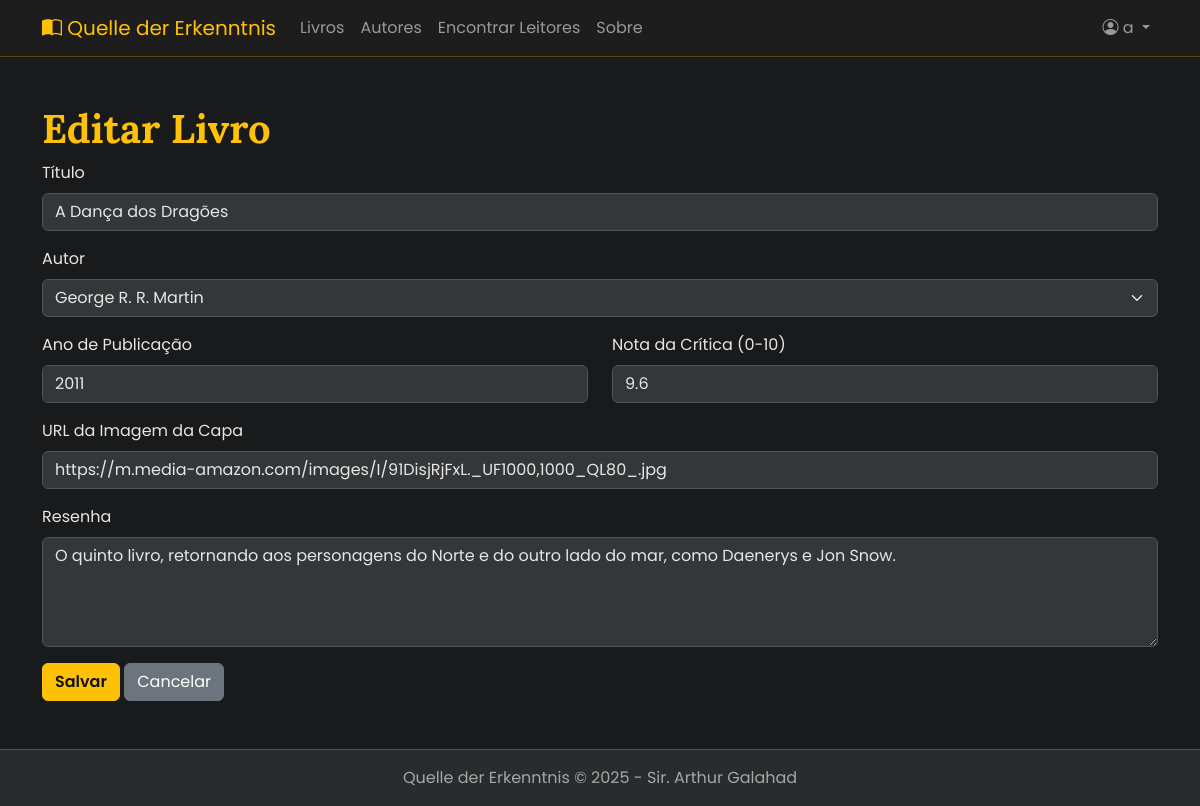
Page /books/93/edit (signed in) on the committed database.
### tables this page shows
CREATE TABLE users (
  id INTEGER PRIMARY KEY AUTOINCREMENT,
  username TEXT UNIQUE NOT NULL,
  password_hash TEXT NOT NULL,
  bio TEXT,
  pfp_url TEXT DEFAULT 'https://upload.wikimedia.org/wikipedia/commons/thumb/a/a4/Le_Penseur_by_Rodin_%28Kunsthalle_Bielefeld%29_2014-04-10.JPG/1200px-Le_Penseur_by_Rodin_%28Kunsthalle_Bielefeld%29_2014-04-10.JPG',
  created_at TIMESTAMP NOT NULL DEFAULT CURRENT_TIMESTAMP
);

CREATE TABLE books (
  id INTEGER PRIMARY KEY AUTOINCREMENT,
  title TEXT NOT NULL,
  publication_year INTEGER,
  review TEXT,
  critic_score REAL,
  cover_image_url TEXT,
  author_id INTEGER NOT NULL, 
  FOREIGN KEY (author_id) REFERENCES authors (id)
);

### app/routes.py (the view)
@bp.route('/books/<int:book_id>/edit', methods=('GET', 'POST'))
@login_required
def edit_book(book_id):
    book = book_service.get_book_by_id(book_id)
    if book is None: abort(404)
    if request.method == 'POST':
        book_service.update_book(book_id, request.form)
        flash('Livro atualizado com sucesso!', 'success')
        return redirect(url_for('main.book_detail', book_id=book_id))
    authors = author_service.get_all_authors()
    return render_template('books/form_book.html', book=book, authors=authors)

### app/database.py (called while the page is built)
def get_db():
    if 'db' not in g:
        g.db = sqlite3.connect(
            current_app.config['DATABASE'],
            detect_types=sqlite3.PARSE_DECLTYPES
        )
        g.db.row_factory = sqlite3.Row
        g.db.create_function("unaccent", 1, unaccent_function)
    return g.db

### app/repositories.py (called while the page is built)
    def find_by_id(self, user_id):
        return get_db().execute('SELECT * FROM users WHERE id = ?', (user_id,)).fetchone()

    def get_friend_requests(self, user_id):
        return get_db().execute(
            """SELECT u.id, u.username, u.pfp_url FROM friendships f
               JOIN users u ON f.requester_id = u.id
               WHERE f.addressee_id = ? AND f.status = 'pending'""",
            (user_id,)
        ).fetchall()

    def find_by_id(self, book_id):
        return get_db().execute(f'{self._BASE_QUERY} WHERE b.id = ?', (book_id,)).fetchone()

    def find_all(self):
        return get_db().execute('SELECT * FROM authors ORDER BY name').fetchall()

### app/routes.py (called while the page is built)
def login_required(view):
    @functools.wraps(view)
    def wrapped_view(**kwargs):
        if g.user is None:
            flash('Você precisa estar logado para acessar esta página.', 'warning')
            return redirect(url_for('main.login'))
        return view(**kwargs)
    return wrapped_view

@bp.before_app_request
def load_logged_in_user():
    user_id = session.get('user_id')
    if user_id is None:
        g.user = None
        g.friend_requests = []
    else:
        g.user = user_service.repo.find_by_id(user_id)
        if g.user:
            g.friend_requests = user_service.get_friend_requests(g.user['id'])
        else:
            g.friend_requests = []

### app/services.py (called while the page is built)
    def get_friend_requests(self, user_id):
        return self.repo.get_friend_requests(user_id)

    def get_book_by_id(self, book_id):
        return self.repo.find_by_id(book_id)

    def get_all_authors(self):
        return self.repo.find_all()

### app/templates/books/form_book.html (shortened to what this page needs)
{% extends 'base.html' %}
{% set form_title = 'Adicionar Novo Livro' if not book else 'Editar Livro' %}
{% block content %}
<h1>{{ form_title }}</h1>
<form method="POST">
    <div class="mb-3">
        <label for="title" class="form-label">Título</label>
        <input type="text" class="form-control" id="title" name="title" value="{{ book.title if book else '' }}" required />
    </div>
    <div class="mb-3">
        <label for="author_id" class="form-label">Autor</label>
        <select class="form-select" id="author_id" name="author_id" required>
            {% for author in authors %}
            <option value="{{ author.id }}" {% if book and book.author_id == author.id %}selected{% endif %}>
                {{ author.name }}
            </option>
            {% endfor %}
        </select>
    </div>
    <div class="row">
        <div class="col-md-6 mb-3">
            <label for="publication_year" class="form-label">Ano de Publicação</label>
            <input type="number" class="form-control" id="publication_year" name="publication_year" value="{{ book.publication_year if book else '' }}" />
        </div>
        <div class="col-md-6 mb-3">
            <label for="critic_score" class="form-label">Nota da Crítica (0-10)</label>
            <input type="number" step="0.1" min="0" max="10" class="form-control" id="critic_score" name="critic_score" value="{{ book.critic_score if book else '' }}" />
        </div>
    </div>
    <div class="mb-3">
        <label for="cover_image_url" class="form-label">URL da Imagem da Capa</label>
        <input type="url" class="form-control" id="cover_image_url" name="cover_image_url" value="{{ book.cover_image_url if book else '' }}" />
    </div>
    <div class="mb-3">
        <label for="review" class="form-label">Resenha</label>
        <textarea class="form-control" id="review" name="review" rows="4">{{ book.review if book else '' }}</textarea>
    </div>
    <button type="submit" class="btn btn-primary">Salvar</button>
    <a href="{{ url_for('main.list_books') }}" class="btn btn-secondary">Cancelar</a>
</form>
{% endblock %}

### app/templates/partials/_navbar.html (shortened to what this page needs)
<nav class="navbar navbar-expand-lg bg-body-tertiary border-bottom" data-bs-theme="dark" style="position: relative; z-index: 1030;">
    <div class="container">
      <a class="navbar-brand" href="{{ url_for('main.index') }}">
        <i class="bi bi-book-half"></i> Quelle der Erkenntnis
      </a>
      <div class="collapse navbar-collapse" id="navbarNav">
        <ul class="navbar-nav me-auto mb-2 mb-lg-0">
          <li class="nav-item">
            <a class="nav-link" href="{{ url_for('main.list_books') }}">Livros</a>
          </li>
          <li class="nav-item">
            <a class="nav-link" href="{{ url_for('main.list_authors') }}">Autores</a>
          </li>
          <li class="nav-item">
            <a class="nav-link" href="{{ url_for('main.users_list') }}">Encontrar Leitores</a>
          </li>
           <li class="nav-item">
            <a class="nav-link" href="{{ url_for('main.about') }}">Sobre</a>
          </li>
        </ul>
        <ul class="navbar-nav">
          {% if g.user %}
            <li class="nav-item dropdown">
              <a class="nav-link dropdown-toggle" href="#" role="button" data-bs-toggle="dropdown" aria-expanded="false">
                <i class="bi bi-person-circle"></i>
                {{ g.user.username }}
              </a>
            </li>
          {% endif %}
        </ul>
      </div>
    </div>
</nav>

### app/static/css/style.css (style rules this page uses)
:root { --color-background: #181a1b; --color-surface: #282c2e; --color-primary: #ffc107; --color-primary-hover: #ffd54f; --color-text: #e8e6e3; --color-text-secondary: #a8a6a3; --font-primary: 'Poppins', sans-serif; --font-secondary: 'Lora', serif; --border-radius: 8px; --shadow: 0 4px 20px rgba(0, 0, 0, 0.5); }
body { background-color: var(--color-background); color: var(--color-text); font-family: var(--font-primary); }
h1, h2, h3, h4, h5, h6 { font-family: var(--font-secondary); font-weight: 700; }
h1, h2, .navbar-brand { color: var(--color-primary); }
a { color: var(--color-primary); text-decoration: none; transition: color 0.2s ease; }
.navbar { background-color: rgba(30, 30, 30, 0.9) !important; backdrop-filter: blur(5px); border-bottom: 1px solid rgba(255, 193, 7, 0.25) !important; position: relative; z-index: 1030; }
.form-control, .form-select { background-color: #33373a; color: var(--color-text); border: 1px solid #555; }
.btn-primary { background-color: var(--color-primary); border-color: var(--color-primary); color: #121212; font-weight: 600; }

### rows in the picture
users: user.username "a"
books: title "A Dança dos Dragões", publication_year "2011", critic_score "9.6", cover_image_url "https://m.media-amazon.com/images/I/91DisjRjFxL._UF1000,1000_QL80_.jpg", review "O quinto livro, retornando aos personagens do Norte e do outro lado do mar, como Daenerys e Jon Snow."

### other values in the picture
form field author_id "George R. R. Martin"
